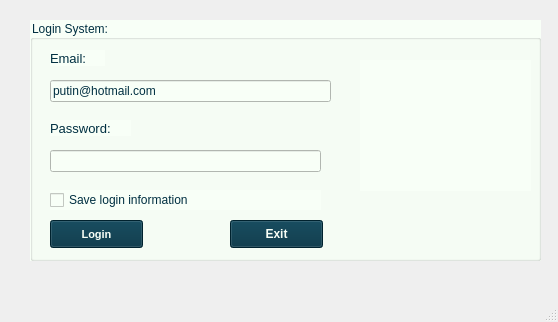
<?xml version="1.0" encoding="UTF-8"?>
<ui version="4.0">
 <class>MainWindow</class>
 <widget class="QMainWindow" name="MainWindow">
  <property name="geometry">
   <rect>
    <x>0</x>
    <y>0</y>
    <width>558</width>
    <height>322</height>
   </rect>
  </property>
  <property name="windowTitle">
   <string>MainWindow</string>
  </property>
  <widget class="QWidget" name="centralwidget">
   <widget class="QGroupBox" name="groupBox">
    <property name="geometry">
     <rect>
      <x>30</x>
      <y>20</y>
      <width>511</width>
      <height>241</height>
     </rect>
    </property>
    <property name="styleSheet">
     <string notr="true">color: rgb(0, 47, 65);
background-color: rgb(248, 255, 247);</string>
    </property>
    <property name="title">
     <string>Login System:</string>
    </property>
    <widget class="QLabel" name="label">
     <property name="geometry">
      <rect>
       <x>20</x>
       <y>30</y>
       <width>55</width>
       <height>16</height>
      </rect>
     </property>
     <property name="font">
      <font>
       <pointsize>10</pointsize>
      </font>
     </property>
     <property name="text">
      <string>Email:</string>
     </property>
    </widget>
    <widget class="QLineEdit" name="lineEditEmail">
     <property name="geometry">
      <rect>
       <x>20</x>
       <y>60</y>
       <width>281</width>
       <height>22</height>
      </rect>
     </property>
     <property name="text">
      <string>putin@hotmail.com</string>
     </property>
    </widget>
    <widget class="QLabel" name="label_5">
     <property name="geometry">
      <rect>
       <x>20</x>
       <y>100</y>
       <width>81</width>
       <height>16</height>
      </rect>
     </property>
     <property name="font">
      <font>
       <pointsize>10</pointsize>
      </font>
     </property>
     <property name="text">
      <string>Password:</string>
     </property>
    </widget>
    <widget class="QLineEdit" name="lineEditPassword">
     <property name="geometry">
      <rect>
       <x>20</x>
       <y>130</y>
       <width>271</width>
       <height>22</height>
      </rect>
     </property>
     <property name="echoMode">
      <enum>QLineEdit::Password</enum>
     </property>
     <property name="dragEnabled">
      <bool>false</bool>
     </property>
    </widget>
    <widget class="QPushButton" name="pushButtonLogin">
     <property name="geometry">
      <rect>
       <x>20</x>
       <y>200</y>
       <width>93</width>
       <height>28</height>
      </rect>
     </property>
     <property name="font">
      <font>
       <pointsize>8</pointsize>
       <weight>75</weight>
       <bold>true</bold>
      </font>
     </property>
     <property name="styleSheet">
      <string notr="true">background-color: rgb(0, 47, 65);
color: rgb(248, 255, 247);</string>
     </property>
     <property name="text">
      <string>Login</string>
     </property>
     <property name="icon">
      <iconset>
       <normaloff>../images/ic_login.png</normaloff>../images/ic_login.png</iconset>
     </property>
    </widget>
    <widget class="QCheckBox" name="checkBox">
     <property name="geometry">
      <rect>
       <x>20</x>
       <y>170</y>
       <width>271</width>
       <height>20</height>
      </rect>
     </property>
     <property name="font">
      <font>
       <italic>false</italic>
      </font>
     </property>
     <property name="text">
      <string>Save login information</string>
     </property>
    </widget>
    <widget class="QPushButton" name="pushButtonExit">
     <property name="geometry">
      <rect>
       <x>200</x>
       <y>200</y>
       <width>93</width>
       <height>28</height>
      </rect>
     </property>
     <property name="font">
      <font>
       <weight>75</weight>
       <bold>true</bold>
      </font>
     </property>
     <property name="styleSheet">
      <string notr="true">background-color: rgb(0, 47, 65);
color: rgb(248, 255, 247);</string>
     </property>
     <property name="text">
      <string>Exit</string>
     </property>
     <property name="icon">
      <iconset>
       <normaloff>../images/ic_exit.png</normaloff>../images/ic_exit.png</iconset>
     </property>
    </widget>
    <widget class="QLabel" name="label_6">
     <property name="geometry">
      <rect>
       <x>330</x>
       <y>40</y>
       <width>171</width>
       <height>131</height>
      </rect>
     </property>
     <property name="text">
      <string/>
     </property>
     <property name="pixmap">
      <pixmap>../images/ic_admin_login.png</pixmap>
     </property>
     <property name="scaledContents">
      <bool>true</bool>
     </property>
    </widget>
   </widget>
  </widget>
  <widget class="QMenuBar" name="menubar">
   <property name="geometry">
    <rect>
     <x>0</x>
     <y>0</y>
     <width>558</width>
     <height>26</height>
    </rect>
   </property>
  </widget>
  <widget class="QStatusBar" name="statusbar"/>
 </widget>
 <resources/>
 <connections>
  <connection>
   <sender>pushButtonExit</sender>
   <signal>clicked()</signal>
   <receiver>MainWindow</receiver>
   <slot>close()</slot>
   <hints>
    <hint type="sourcelabel">
     <x>276</x>
     <y>259</y>
    </hint>
    <hint type="destinationlabel">
     <x>278</x>
     <y>160</y>
    </hint>
   </hints>
  </connection>
 </connections>
</ui>
